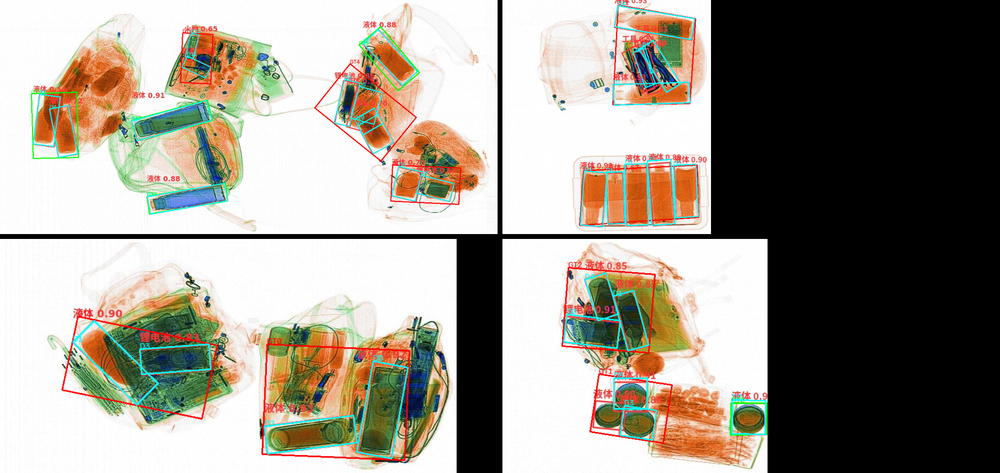
#> input picture benchmark/fn_analysis.png, 1000 x 473 px, shrunk from 2052 x 970 before the run
$ python -i cv_scope7.py   (imports and definitions only)
#> lines starting #> are read from the running program, lines starting #| are printed output that depends on the picture; after the words box and inside, x2 and y2 are one past the last pixel; in counts of white or black regions, pixels touching at a corner belong together
#> further down, picture is the input picture: shape (473, 1000, 3); mean B, G, R 137.9, 148.4, 154.6
"""LOOP-7: 6 new CV algorithms tested one-by-one against pm_v5 baseline.

Base (pm_v5 winner): hybrid(hull->edgefit->mar) + admission filter o15_ba.
Each algorithm adds exactly ONE new dimension:

  7a ws     : watershed splitting for touching/overlapping boxes (pre-seg)
  7b lab    : adaptive LAB a*-channel mask (different mask generation)
  7c hough  : Hough-lines on Canny edges as 4th union member (new proposal)
  7d skel   : skeleton + endpoint corner detection (new proposal)
  7e subpix : cv2.cornerSubPix gradient refinement (post-proc)
  7f tree   : RETR_TREE hole-based box splitting (pre-seg)

Usage:
  python proto/cv_scope7.py            # run all 6
  python proto/cv_scope7.py --only ws  # run one
"""
import sys, os, json, argparse, math
sys.path.insert(0, os.path.dirname(__file__))
import numpy as np, cv2
from common import IMG, LAB, red_mask, iou_obb, load_expected
from canny_quad import get_ids, to_json, DEFAULT as CQ_DEFAULT, denoise, _quad_adaptive, _side_ok, _order_quad
from cv_hybrid import (outer_contours, _pass, dedup_keep_order, _prep,
                       FIT_DEFAULT, evaluate, ROOT, DIST_VALUES,
                       _edgefit_corners, _sector_corners)
from cv_scope4 import _base_quads, HY_ORDER
from eval_pointmatch import load_boxes
from quad_ortho import is_orthogonal_quad

PM5 = {"ortho_tol": 15.0, "boundary_band": 12.0, "max_aspect": 12.0}
FROZEN_PM5 = os.path.join(ROOT, "tmp_sc6_hy_o15_ba")


# [66 lines left out: functions pm5_params, build_hybrid, run_base_pipeline, watershed_contours, run_watershed, not called in this run]


# ============ 7b: Adaptive LAB a*-channel mask ============

def lab_red_mask(img, smin=80, vmin=110):
    """HSV red mask OR LAB a*-channel Otsu threshold."""
#> called with smin = 80, vmin = 110
    hsv = cv2.cvtColor(img, cv2.COLOR_BGR2HSV)
#> hsv: shape (473, 1000, 3); mean H, S, V 13.7, 37.9, 161.3
    lo = cv2.inRange(hsv, (0, smin, vmin), (10, 255, 255))
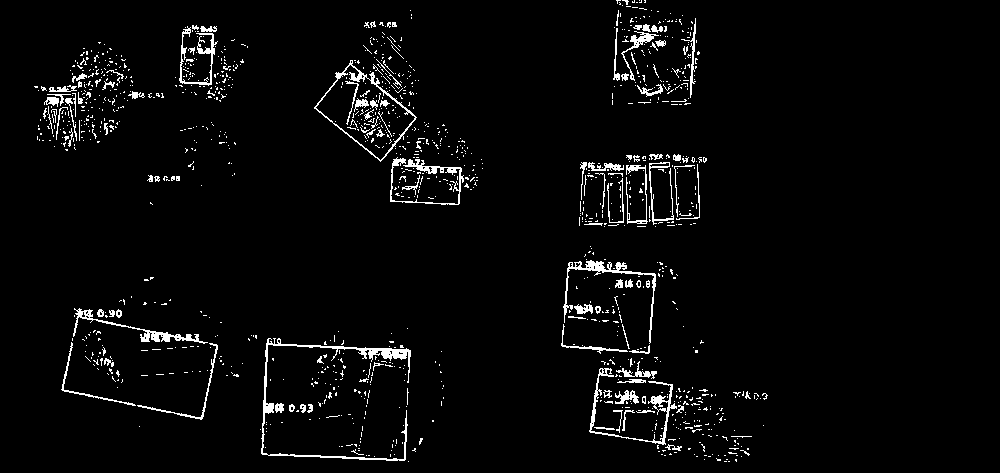
#> lo: shape (473, 1000); 3.4% white in thin lines or dots, all inside (x1, y1, x2, y2) = (34, 0, 768, 462)
    hi = cv2.inRange(hsv, (170, smin, vmin), (180, 255, 255))
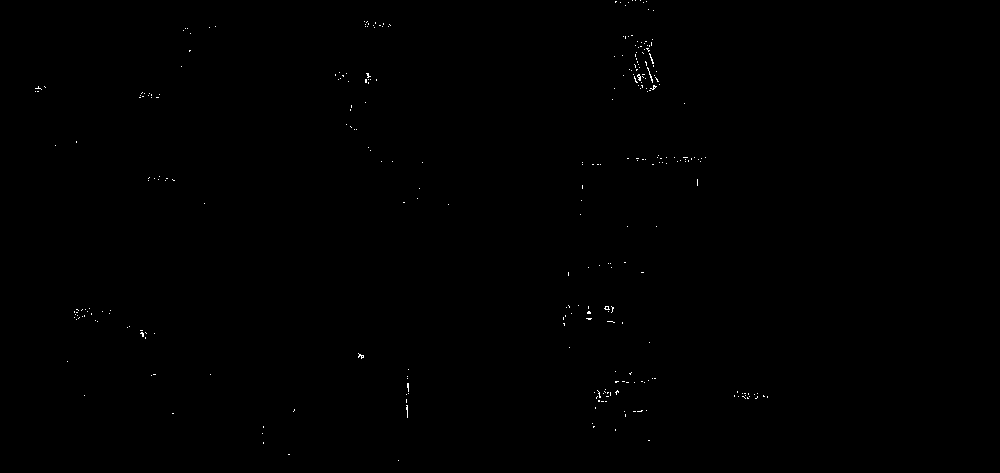
#> hi: shape (473, 1000); 0.15% white in thin lines or dots, all inside (x1, y1, x2, y2) = (35, 0, 768, 461)
    hsv_mask = lo | hi
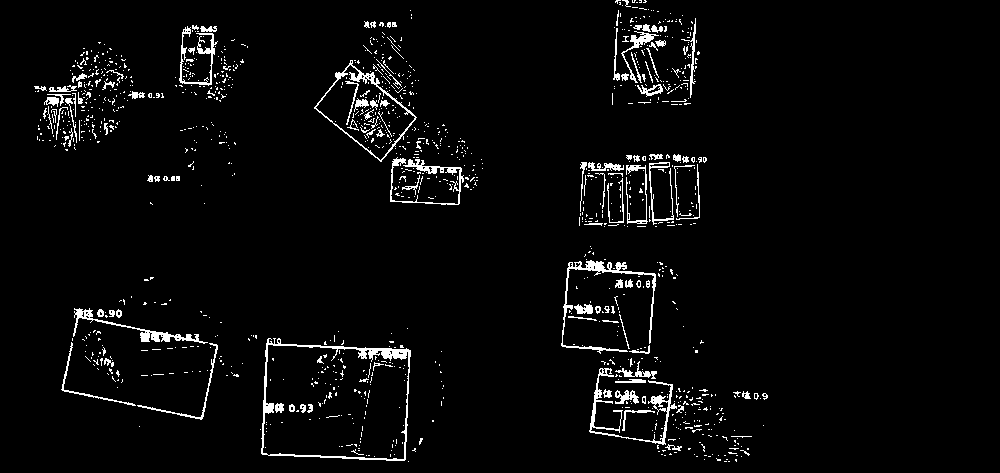
#> hsv_mask: shape (473, 1000); 3.6% white in thin lines or dots, all inside (x1, y1, x2, y2) = (34, 0, 768, 462)
    lab = cv2.cvtColor(img, cv2.COLOR_BGR2LAB)
#> lab: shape (473, 1000, 3); mean of channels 0, 1, 2 152.9, 129.7, 135.1
    a_ch = lab[:, :, 1]
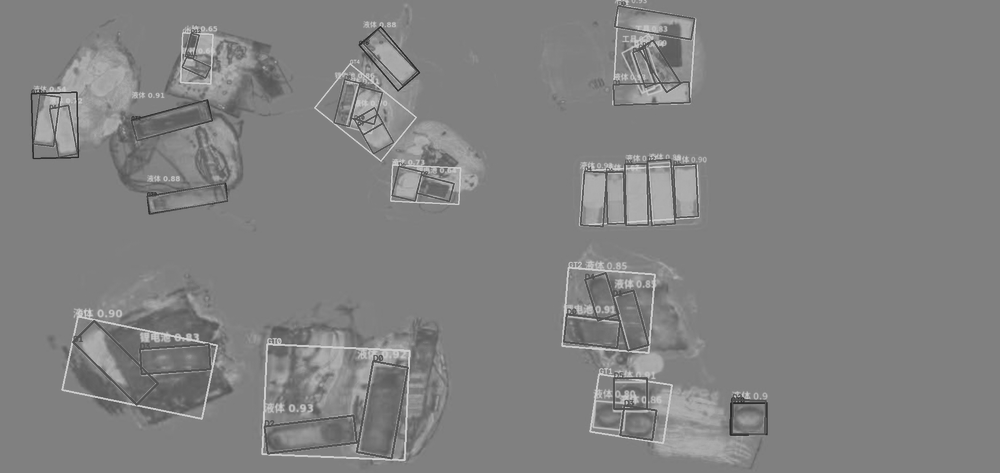
#> a_ch: shape (473, 1000); min 42, max 208, mean 129.7
    _, a_bin = cv2.threshold(a_ch, 0, 255, cv2.THRESH_BINARY + cv2.THRESH_OTSU)
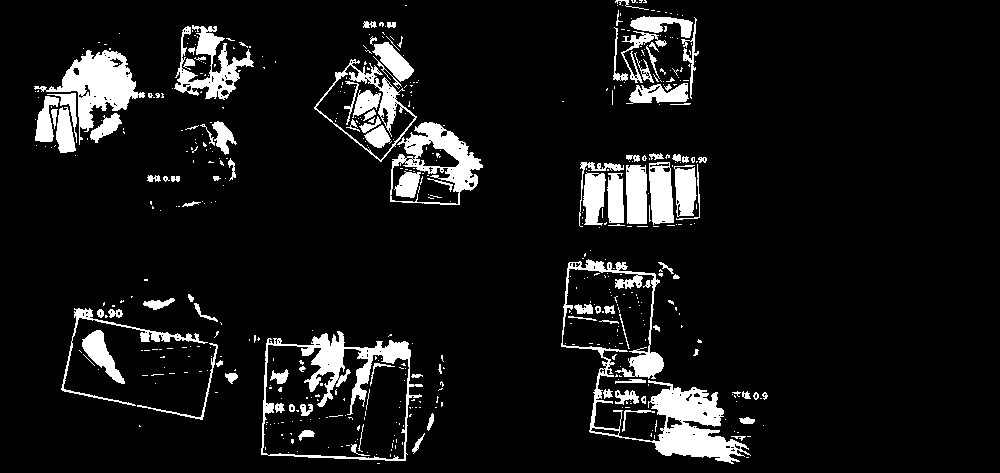
#> a_bin: shape (473, 1000); 8.8% white; 538 white regions (429 under 20 px), largest, box (x1, y1, x2, y2) and area: (561, 259, 751, 464) 6808, (261, 331, 423, 461) 3937, (34, 50, 145, 145) 3550
    lab_mask = a_bin & hsv_mask
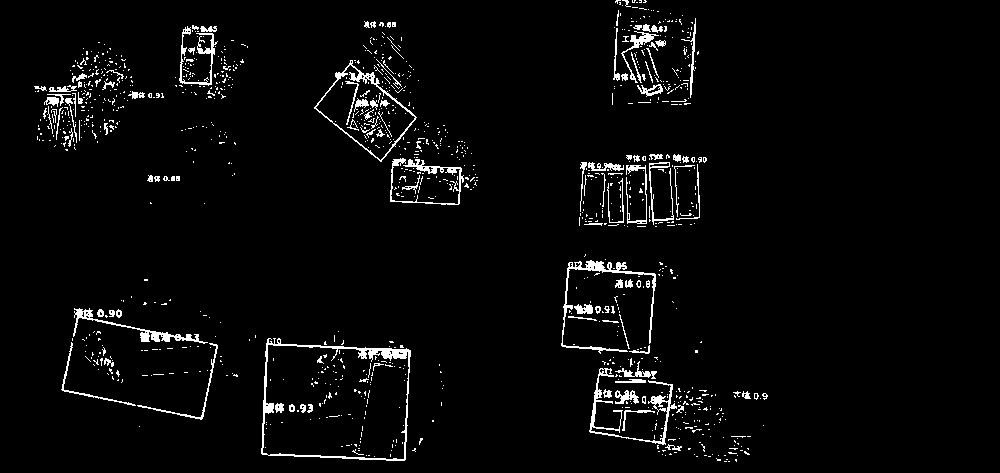
#> lab_mask: shape (473, 1000); 3.4% white in thin lines or dots, all inside (x1, y1, x2, y2) = (34, 0, 768, 462)
    return hsv_mask | lab_mask


# [237 lines left out: functions run_lab, hough_quads, run_hough, zhang_suen_thinning, skeleton_quads, run_skeleton and 4 more, not called in this run]


# ============ driver ============

ALGORITHMS = {
    "ws":     ("7a watershed",     run_watershed,  False),
    "lab":    ("7b lab-mask",      run_lab,        False),
    "hough":  ("7c hough-lines",   run_hough,      True),
    "skel":   ("7d skeleton",      run_skeleton,   True),
    "subpix": ("7e cornerSubPix",  run_subpix,     False),
    "tree":   ("7f retr-tree",     run_tree,       False),
}


# [92 lines left out: functions run_algorithm, main, not called in this run]


# [2 lines not run here, left out]

>>> import cv2
>>> picture = cv2.imread('../benchmark/fn_analysis.png')
>>> result = lab_red_mask(picture)
